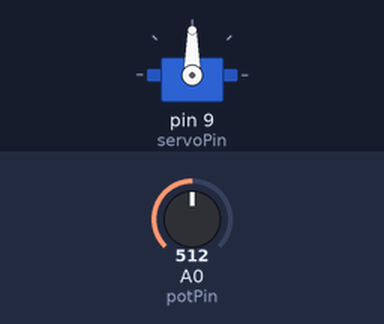
The sketch below on a simulated Arduino Uno, built with avr-gcc and run on an emulated ATmega328P. On the bench: servo. Inputs (shaded band) come from the test bench; at power-on: A0 (potPin) = 512.

Above: at 1.2 s.
1.3 s: A0 (potPin) set to 716
At 2.2 s:
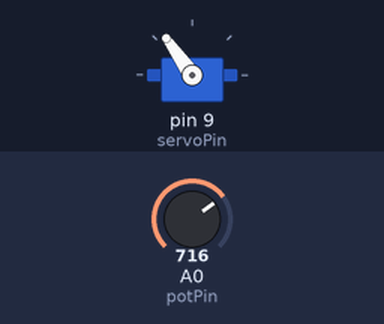
2.9 s: A0 (potPin) set to 900
At 3.5 s:
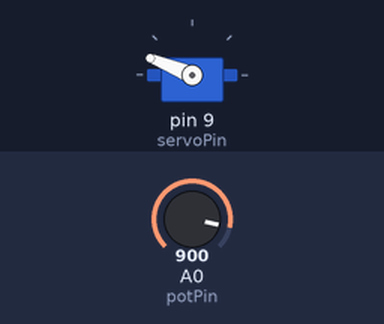
4.5 s: A0 (potPin) set to 1023
At 5.8 s:
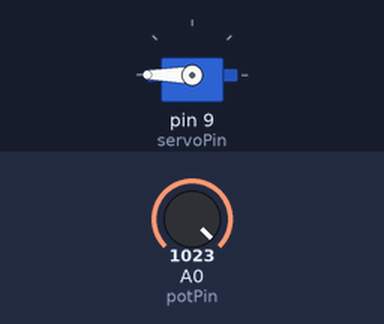
6.1 s: A0 (potPin) set to 306
At 7.2 s:
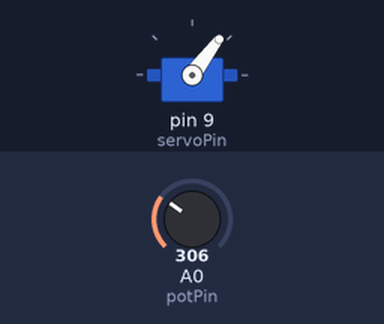
7.7 s: A0 (potPin) set to 122
At 8.5 s:
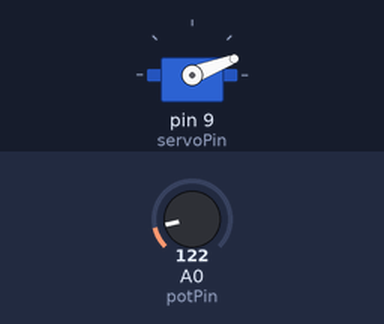
Timing chart, 0 to 10.3 s (numbered marks = the images above; inputs shaded):
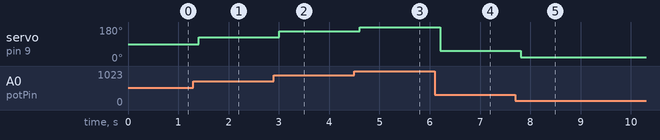

Measured:
- after the input at 1.3 s, servo on pin 9 (servoPin): 90° → 125° after 0.10 s
- after the input at 2.9 s, servo on pin 9 (servoPin): 125° → 158° after 0.10 s
- after the input at 4.5 s, servo on pin 9 (servoPin): 158° → 180° after 0.11 s
- after the input at 6.1 s, servo on pin 9 (servoPin): 180° → 53° after 0.11 s
- after the input at 7.7 s, servo on pin 9 (servoPin): 53° → 21° after 0.11 s

The sketch:

Servo_With_Potentiometer.ino
```cpp
#include <Servo.h>
#define potPin  A0
#define servoPin  9

Servo myServo;  // create servo object to control a servo

int value;      // variable to read the value from the analog pin

void setup()
{
  myServo.attach(servoPin);  // attaches the servo on pin 9 to the servo object
}

void loop()
{
  value = analogRead(potPin);               // reads the value of the potentiometer (value between 0 and 1023)
  value = map(value , 0, 1023, 0, 180);     // map (scale) it for use with the servo (value between 0 and 180)
  myServo.write(value);                     // sets the servo position according to the mapped (scaled) value
  delay(200);                               // waits for the servo to get there
}
```
